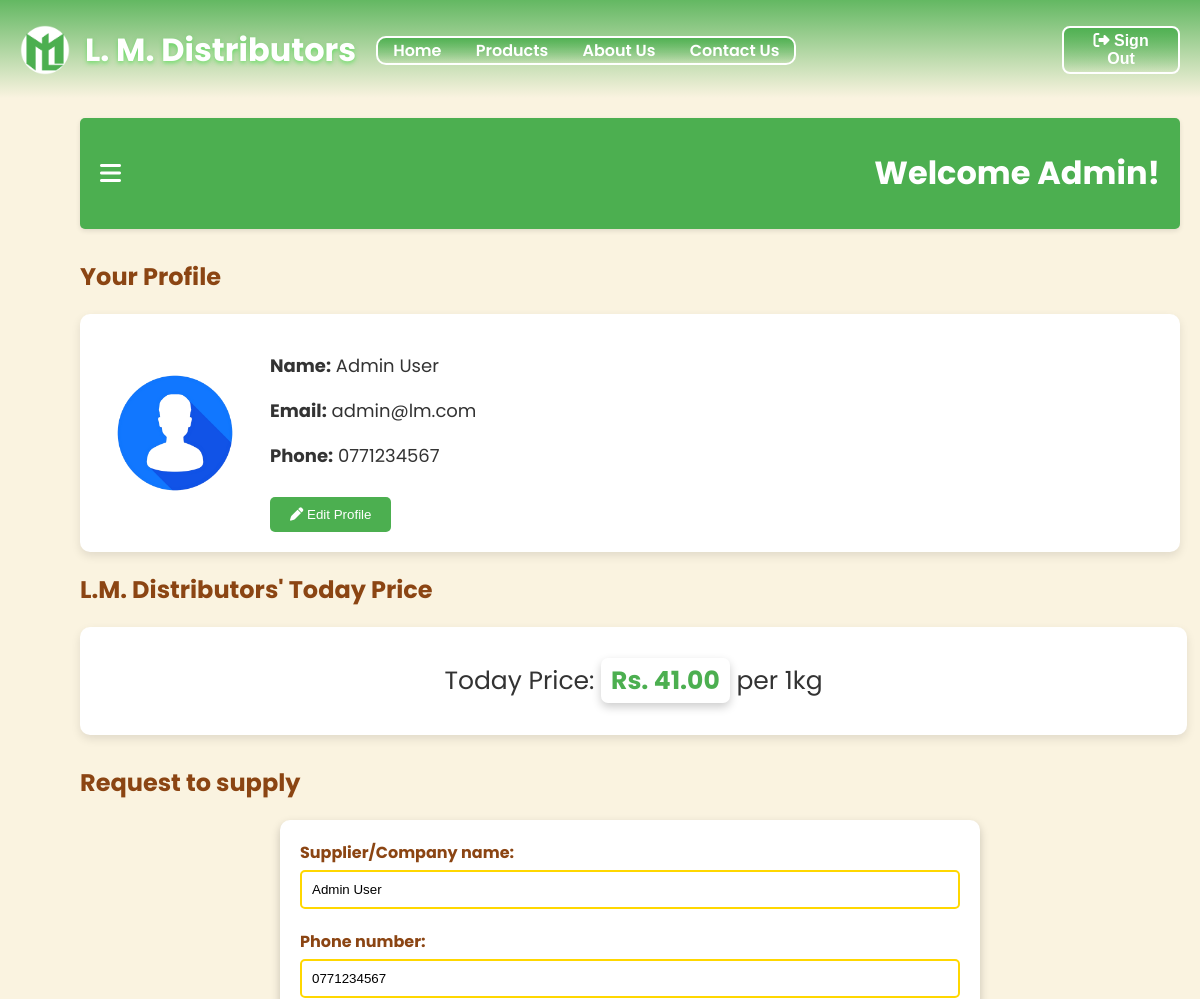
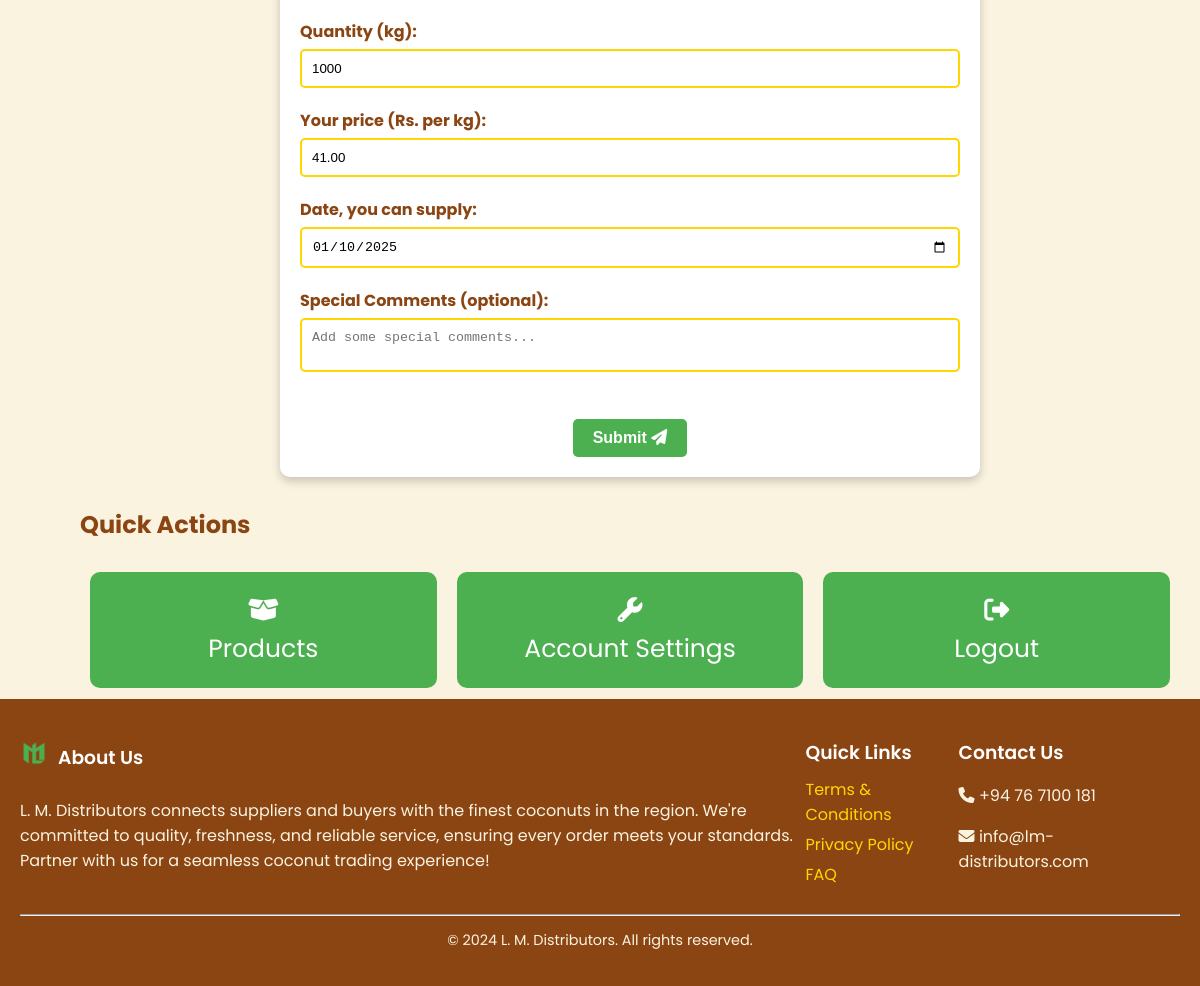
The app's page /supplier.php (signed in) with its own data (2 pictures, top to bottom).
### tables this page shows
CREATE TABLE `supplyerprice` (
  `sPID` int(11) NOT NULL,
  `price` decimal(10,2) NOT NULL,
  `date` date DEFAULT NULL
);

CREATE TABLE `user_info` (
  `userID` int(11) NOT NULL,
  `email` varchar(255) NOT NULL,
  `password` varchar(255) NOT NULL,
  `fName` varchar(100) NOT NULL,
  `lName` varchar(100) NOT NULL,
  `dob` date NOT NULL,
  `phone1` varchar(15) NOT NULL,
  `phone2` varchar(15) DEFAULT NULL,
  `address` text NOT NULL,
  `image` varchar(255) DEFAULT NULL,
  `type` enum('admin','manager','customer','supplier','buyer') NOT NULL,
  `assignType` varchar(50) DEFAULT NULL,
  `status` enum('active','inactive') NOT NULL,
  `last_logout` datetime DEFAULT NULL
);

### supplier.php (the view, shortened to what this page needs)
<?php
    include_once 'config.php';
    if(!isset($_SESSION['user_fName'])) {
        header('Location: login.php');
        exit();
    }
    else {
        $dob = $_SESSION['user_dob'];
        $today = date('m-d');
        $birthday = date('m-d', strtotime($dob));
        if($birthday == $today) {
            $greeting = "Happy birthday ".htmlspecialchars($_SESSION['user_fName'])."!";
        }
        else {
            $greeting = "Welcome ".htmlspecialchars($_SESSION['user_fName'])."!";
        }
        $todayPriceSql = "SELECT price FROM supplyerprice";
        $todayPriceResult = mysqli_query($conn, $todayPriceSql);
        $todayPriceRow = mysqli_fetch_assoc($todayPriceResult);
        $todayPrice = $todayPriceRow['price'];
        $userID = $_SESSION['user_id'];
        $sql = "SELECT * FROM user_info WHERE `userID` = ?";
        $stmt = $conn->prepare($sql);
        $stmt->bind_param("i", $userID);
        $stmt->execute();
        $result = $stmt->get_result();
        $row = $result->fetch_assoc();
    }
?>
<!DOCTYPE html>
<html lang="en">
<head>
    <link rel="stylesheet" href="./css/supplier.css">
    <link rel="stylesheet" href="https://cdnjs.cloudflare.com/ajax/libs/font-awesome/6.0.0-beta3/css/all.min.css">
</head>
<body>
    <?php include 'header.php'; ?>
    <div class="container">
        <div class="main-content">
            <div class="topbar">
                <i class="fas fa-bars" id="toggle-sidebar" title="Open Dashboard"></i>
                <h1><?php echo $greeting; ?></h1>
            </div>
            <section class="supplier-profile">
                <h2>Your Profile</h2>
                <div class="profile-card">
                    <img src="<?php echo htmlspecialchars($_SESSION['user_image']); ?>" alt="Supplier Profile Picture" class="profile-pic">
                    <div class="profile-info">
                        <p><strong>Name:</strong> <?php echo htmlspecialchars($_SESSION['fullName'])?></p>
                        <p><strong>Email:</strong> <?php echo htmlspecialchars($_SESSION['user_email'])?></p>
                        <p><strong>Phone:</strong> <?php echo htmlspecialchars($_SESSION['user_phone'])?></p>
                        <button class="btn edit-profile" onclick="window.location.href='./accSettings.php'" title="Edit Profile"><i class="fa-solid fa-pen"></i> Edit Profile</button>
                    </div>
                </div>
            </section>
            <div class="todayPrice">
                <h2>L.M. Distributors' Today Price</h2>
                <div class="priceContainer">
                    <p>Today Price: <strong>Rs. <?php echo htmlspecialchars($todayPrice); ?></strong> per 1kg</p>
                </div>
            </div>
            <div class="requestSupply">
                <h2>Request to supply</h2>
                <center>
                    <form action="supplier.php" method="POST" class="reqForm">
                        <div class="separation">
                            <label for="supplyName">Supplier/Company name: </label>
                            <input type="text" id="supplyName" name="supplyName"
                                   value="<?php echo htmlspecialchars($row['fName']).' '.htmlspecialchars($row['lName']); ?>" required>
                        </div>
                        <div class="separation">
                            <label for="phone">Phone number: </label>
                            <input type="tel" id="phone" name="phone" value="<?php echo htmlspecialchars($row['phone1']); ?>" required>
                        </div>
                        <div class="separation">
                            <label for="supplyQty">Quantity (kg): </label>
                            <input type="number" id="supplyQty" name="supplyQty" min="1000" value="1000" required>
                        </div>
                        <div class="separation">
                            <label for="yourPrice">Your price (Rs. per kg): </label>
                            <input type="number" id="yourPrice" name="yourPrice" step="0.01" min="0"
                                   max="<?php echo htmlspecialchars($todayPrice); ?>" value="<?php echo htmlspecialchars($todayPrice); ?>" required>
                        </div>
                        <div class="separation">
                            <label for="supplyDate">Date, you can supply: </label>
                            <input type="date" id="date" name="supplyDate" min="<?php echo date('Y-m-d'); ?>"
                                   value="<?php echo date('Y-m-d'); ?>" required>
                        </div>
                        <div class="separation">
                            <label for="comments">Special Comments (optional): </label>
                            <textarea type="comments" id="comments" name="comments" placeholder="Add some special comments..."></textarea>
                        </div>
                        <center>
                            <button type="submit" id="submitBtn" name="submitBtn" class="reqSubmitBtn" title="Submit Details">
                                Submit <i class="fa-solid fa-paper-plane"></i>
                            </button>
                        </center>
                    </form>
                </center>
            </div>
            <h2 class="quickH2">Quick Actions</h2>
            <div class="quick">
                <div class="card">
                    <a href="./products.php" title="Browse Products"><i class="fas fa-box-open"></i><br>Products</a>
                </div>
                <div class="card">
                    <a href="./accSettings.php" title="Edit Profile"><i class="fa-solid fa-wrench"></i><br>Account Settings</a>
                </div>
                <div class="card">
                    <a href="./logout.php" title="Sign Out"><i class="fas fa-sign-out-alt"></i><br>Logout</a>
                </div>
            </div>
        </div>
    </div>
    <?php include 'footer.php'; ?>
</body>
</html>

### css/supplier.css (style rules this page uses)
body { margin: 0; font-family: 'Poppins', sans-serif; background-color: #FAF3E0; color: #333; }
.container { display: flex; height: 100vh; margin-bottom: 800px; }
.main-content { flex-grow: 1; padding: 20px; margin-left: 60px; }
.topbar { display: flex; align-items: center; justify-content: space-between; padding: 10px 20px; background-color: #4CAF50; border-radius: 5px; box-shadow: 0 2px 5px rgba(0, 0, 0, 0.1); }
.topbar i { font-size: 24px; cursor: pointer; color: #fff; }
.topbar h1 { color: #fff; }
.supplier-profile { margin-top: 30px; }
.supplier-profile h2, .quickH2, .todayPrice h2, .requestSupply h2 { font-size: 24px; color: #8B4513; margin-bottom: 20px; }
.profile-card { display: flex; align-items: center; background: #fff; padding: 20px; border-radius: 10px; box-shadow: 0 4px 10px rgba(0, 0, 0, 0.1); animation: fadeIn 1s ease-in-out; }
.profile-pic { width: 150px; height: 150px; border-radius: 50%; margin-right: 20px; object-fit: cover; }
.profile-info { font-size: 18px; color: #333; }
.edit-profile { margin-top: 10px; padding: 10px 20px; background: #4CAF50; color: white; border: none; border-radius: 5px; cursor: pointer; transition: background-color 0.3s ease; }
.priceContainer { margin: 20px 20px 20px 0; padding: 10px 20px; background: #fff; text-align: center; border: none; border-radius: 10px; width: 97%; box-shadow: 0 4px 10px rgba(0, 0, 0, 0.1); animation: fadeIn 1s ease-in-out; }
.priceContainer p { font-size: 25px; }
.priceContainer p strong { border: none; border-radius: 7px; box-shadow: 0 4px 10px rgba(0, 0, 0, 0.2); padding: 5px 10px; color: #4CAF50; }
.requestSupply { margin-top: 30px; margin-bottom: 30px; animation: fadeIn 1s ease-in-out; }
.reqForm { padding: 20px; margin: 20px; border: none; border-radius: 10px; max-width: 60%; background: #fff; box-shadow: 0 4px 10px rgba(0, 0, 0, 0.2); }
.separation { margin-bottom: 20px; text-align: left; }
label { font-weight: bold; display: block; color: #8B4513; margin-bottom: 5px; }
input, textarea { width: 100%; padding: 10px; border: 2px solid #FFD700; border-radius: 5px; box-sizing: border-box; }
textarea { resize: none; }
.reqSubmitBtn { font-weight: bold !important; font-size: 16px; margin-top: 20px; padding: 10px 20px; background: #4CAF50; color: white; border: none; border-radius: 5px; cursor: pointer; transition: background-color 0.3s ease; }
.quick { display: flex; justify-content: space-between; }
.card { border: none; border-radius: 10px; padding: 20px; margin: 10px; width: 30%; background-color: #4CAF50; cursor: pointer; text-align: center; transition: transform 1s ease; }
.card a { text-decoration: none; font-size: 25px; color: #fff; }

### records on screen
supplyerprice: price "41.00", yourPrice "41.00"
user_info: supplyName "Admin User", phone "0771234567"

### other values on screen
$greeting "Welcome Admin!"
$_SESSION['fullName'] "Admin User"
$_SESSION['user_email'] "admin@lm.com"
$_SESSION['user_phone'] "0771234567"
